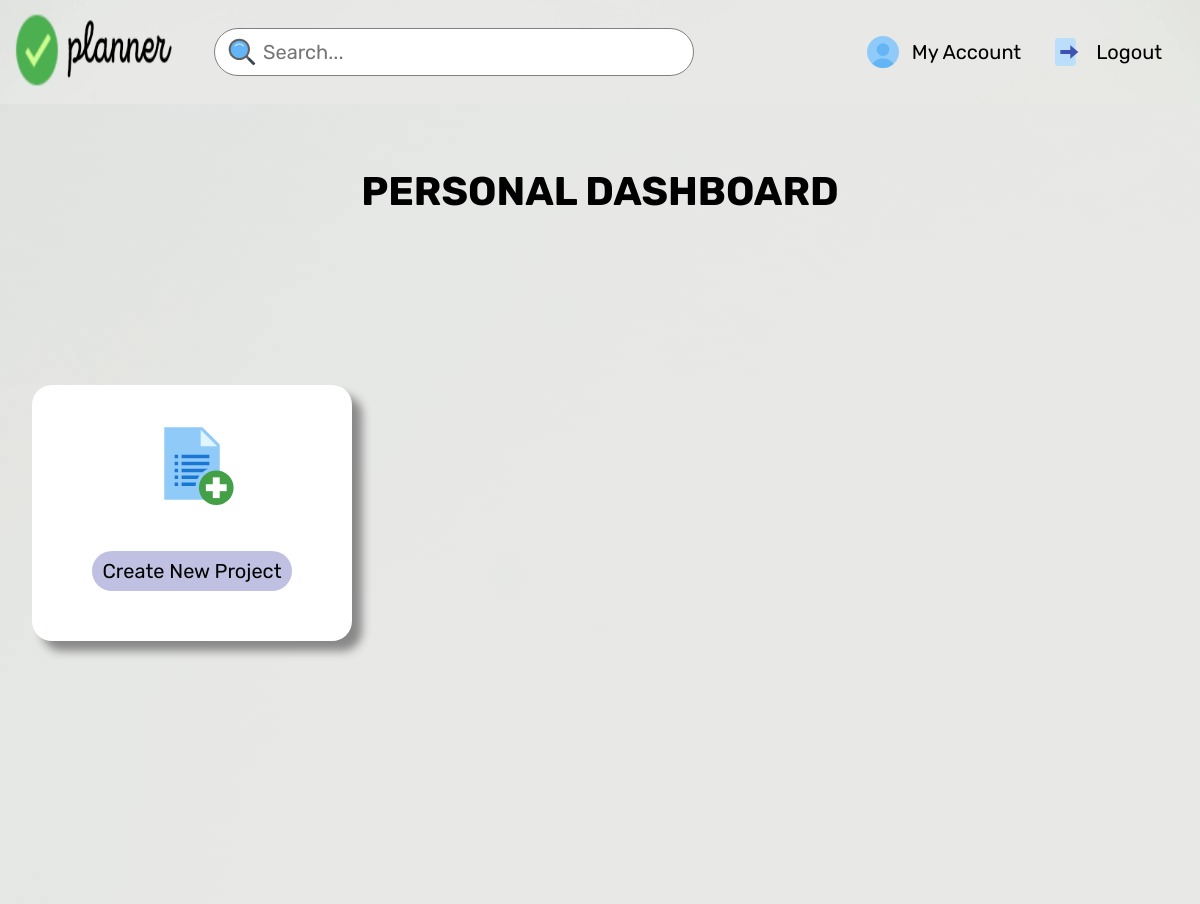
Before: /dashboard (signed in) with the older database file.
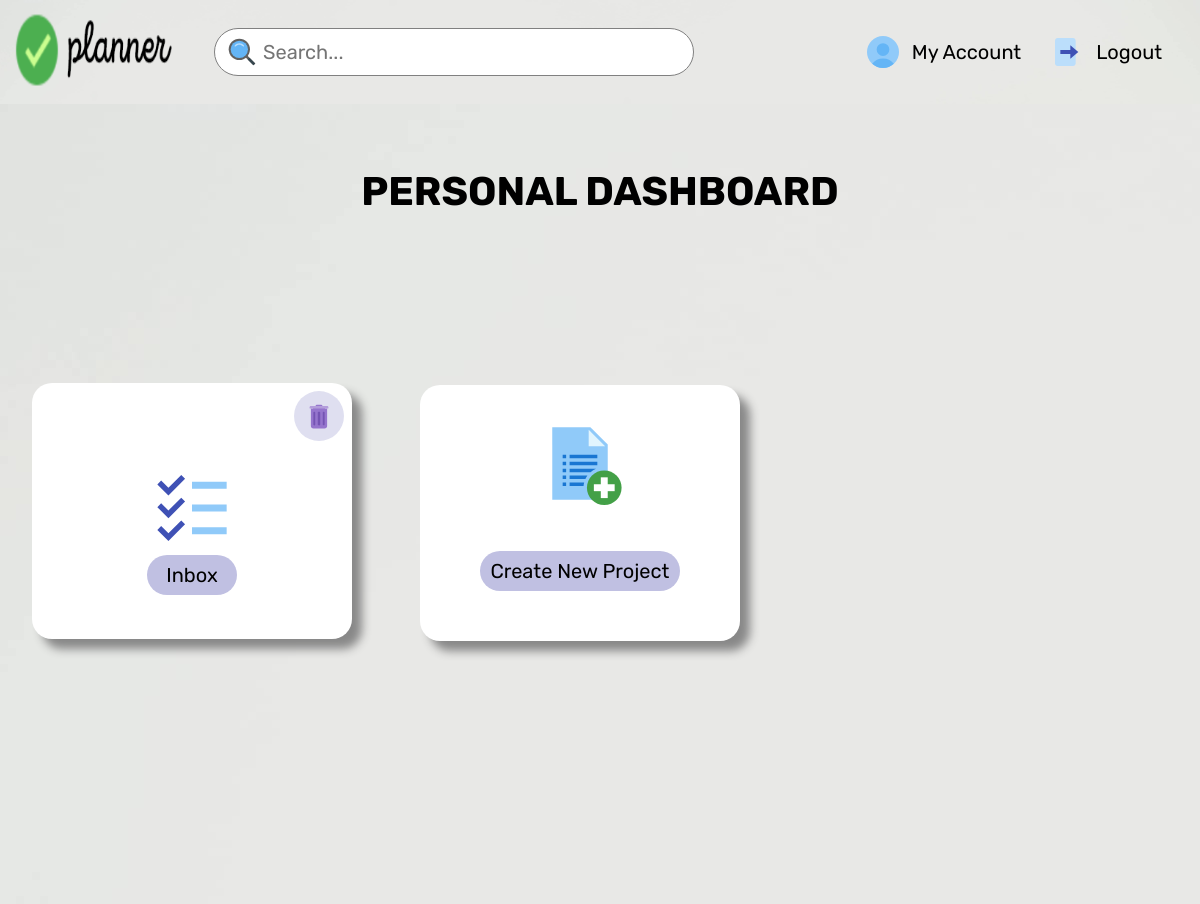
After: the same page with the newer database file.
### app/models.py (models this page shows, shortened)
class Dashboard(db.Model):
    sno=db.Column(db.Integer, primary_key=True)
    title=db.Column(db.String(200), nullable=False)
    user_id=db.Column(db.Integer, db.ForeignKey('user.id'))

### app/routes.py (the view)
@app.route('/dashboard', methods=['GET','POST'])
@login_required
def dashboard():
    if request.method=='POST':
        title=request.form['title']
        todos=Dashboard(title=title,user_id=current_user.id)
        Dashboard.add_todo(todos=todos)
        allTodo=Dashboard.query.filter(func.lower(Dashboard.user_id)==func.lower(current_user.id)).all()
        return redirect(url_for('dashboard'))
    else:
        print(current_user.email)
        allTodo=Dashboard.query.filter(func.lower(Dashboard.user_id)==func.lower(current_user.id)).all()
        return render_template('dashboard.html', allTodo=allTodo)

### app/__init__.py (called while the page is built)
@login_manager.user_loader
def load_user(user_id):
    return User.query.get(int(user_id))

### app/templates/dashboard.html (shortened to what this page needs)
{% extends 'base.html' %} {% block stylesheet %}
<link rel="stylesheet" href="/static/css/dashboard.css" />
{% endblock stylesheet %} {% block title %} Dashboard {% endblock title %}
{%block content %}
  {% block actionurl %} {{url_for('search')}} {% endblock actionurl %}
<div class="full">
  <h4>PERSONAL DASHBOARD</h4>
  <div class="box">
    <div class="box2">
      {% if found_list %}
      <li>
        <div class="modifying-icons">
          <!-- <a href="/update/{{todos.sno}}"
            ><img class="edit" src="/static/assets/icons/edit_48px.svg" alt=""
          /></a> -->
          <a href="/delete/{{todos.sno}}"
            ><img
              class="delete"
              src="/static/assets/icons/trash_48px.svg"
              alt=""
          /></a>
        </div>
        <a href="{{url_for('tasks',project=todos.title.lower())}}">
          <img src="/static/assets/icons/todo_list_48px.svg" alt="" /><br />
          <button class="today-btn">{{todos.title}}</button>
        </a>
      </li>
      {% else %} {% for todos in allTodo %}
      <li>
        <div class="modifying-icons">
          <a href="/delete/{{todos.sno}}"
            ><img
              class="delete"
              src="/static/assets/icons/trash_48px.svg"
              alt=""
          /></a>
        </div>
        <a href="{{url_for('tasks',project=todos.title.lower())}}">
          <img src="/static/assets/icons/todo_list_48px.svg" alt="" /><br />
          <button class="today-btn">{{todos.title}}</button>
        </a>
      </li>
      {% endfor %} {% endif %}
      <li class="new-project-box">
        <img src="/static/assets/icons/add_list_48px.svg" alt="" /><br />
        <button class="modal-btn">Create New Project</button>
      </li>
    </div>
  </div>
</div>
{% endblock content %}

### app/templates/base.html (shortened to what this page needs)
<!DOCTYPE html>
<html lang="en">
  <head>
    {% block header %} {% endblock header %} {% block stylesheet %} {% endblock
    stylesheet %}
    <link rel="stylesheet" href="/static/css/navbar.css" />
  </head>
  <body>
    <div class="navbar-header">
      <div class="navbar-logo">
        <a href="{{url_for('index')}}" style="text-decoration: none;">
          <img
            src="{{url_for('static',filename='/assets/icons/logo.png')}}"
            alt=""
            draggable="false"
        /></a>
      </div>
      <form action="{% block actionurl %}{% endblock actionurl %}" method="POST">
      <div class="nav-menu-container">
        <div class="nav-hide nav-searchbar">
          <img
            onclick="javascript.form.submit();"
            src="{{url_for('static',filename='/assets/icons/search_48px.svg')}}"
            alt=""
            draggable="false"
          />
          <input type="text" name="Search" id="" placeholder="Search..." />
        </div>
        </form>
        <div class="nav-hide navbar-links">
          {% block new_nav_link %} {% endblock new_nav_link %} {% if
          current_user.is_authenticated %}
          <div class="navbar-items navbar-account">
            <img
              src="{{url_for('static',filename='assets/icons/test_account_48px.svg')}}"
              alt=""
              draggable="false"
            />
            <a href="{{url_for('profile')}}">My Account</a>
          </div>
          {% endif %}  {% if current_user.is_authenticated %}
          <div class="navbar-items navbar-logout">
            <img
              src="{{url_for('static',filename='/assets/icons/exit_48px.svg')}}"
              alt=""
              draggable="false"
            />
            <a href="{{url_for('logout')}}">Logout</a>
          </div>
          {% endif %}
        </div>
      </div>
    {% block content %} {% endblock content %}
  </body>
</html>

### app/static/css/dashboard.css (style rules this page uses)
* { padding: 0; margin: 0; box-sizing: border-box; font-family: 'Rubik', sans-serif; }
body { background-image: url('/static/assets/images/dashboard_bg.jpg'); background-size: cover; height: 100vh; width: 100vw; background-position: center; position: relative; }
.box .box2 li { border: 2px; margin: -2rem 5.7rem; text-align: center; border-radius: 20px; background-color: white; display: inline-grid; margin-top: 100px; font-size: 20px; width: 20rem; height: 16rem; box-shadow: 10px 10px 10px #888888; padding-top: -10rem; transition: all 0.5s; }
.today-btn { border: none; outline: none; height: 40px; background-color: rgb(192, 192, 226); width: 90px; margin: auto; text-align: center; border-radius: 40rem; font-size: 20px; margin-bottom: 2rem; }
.modal-btn { border: none; outline: none; height: 40px; background-color: rgb(192, 192, 226); width: 200px; margin: auto; text-align: center; border-radius: 40rem; font-size: 20px; cursor: pointer; margin-top: -1rem; }
img { height: 5.2rem; width: 10rem; margin: auto; }
h4 { text-align: center; font-size: 40px; top: 4rem; position: relative; }
input { border-radius: 0.5rem; border: none; height: 25px; border: 1px solid #c5c5c5; margin-top: 50px; margin-left: 10px; width: 250px; }
@media only screen and (max-width: 1297px) { .full { background-image: url('/static/assets/images/dashboard_bg.jpg'); height: 100vh; } }
@media only screen and (max-width: 1297px) { .box .box2 li { margin: 6rem 3rem; margin-top: 170px; width: 20rem; } }
@media only screen and (max-width: 1297px) { input { margin-right: 25px; } }
@media only screen and (max-width: 1257px) { .box .box2 li { margin: 6rem 2rem; margin-top: 170px; width: 20rem; } }
@media only screen and (max-width: 1257px) { .full { background-image: url('/static/assets/images/dashboard_bg.jpg'); height: 100vh; } }
@media only screen and (max-width: 1211px) { .box .box2 li { margin: 6rem 2rem; margin-top: 170px; width: 20rem; } }
@media only screen and (max-width: 1211px) { .full { background-image: url('/static/assets/images/dashboard_bg.jpg'); height: 100vh; } }
.navbar-header { height: 10vh; display: flex; width: 98%; background: rgba(0, 0, 0, 0); justify-content: space-between; align-items: center; margin: 1%; overflow: hidden; }
.navbar-logo { align-self: center; margin-right: 2rem; }
.nav-searchbar { display: flex; align-items: center; }
.nav-searchbar input { font-size: 1.25rem; width: 40vw; height: 3rem; border: 1px solid grey; border-radius: 100px; box-shadow: none; outline: none; padding: 1rem; padding-left: 3rem; margin-right: 1rem; margin-top: auto; }
.nav-searchbar img { position: absolute; height: 2rem; padding-left: 0.6rem; margin-left: -47px; margin-top: auto; }
.navbar-links { display: flex; align-items: center; padding-right: 2.5vw; }
.nav-menu-container { display: flex; justify-content: space-between; width: 85vw; }
.navbar-items { padding-right: 2rem; display: flex; margin-left: -62px; }
.navbar-items > a { text-decoration: none; color: black; align-self: center; font-size: 1.25rem; }
.navbar-items img { height: 2rem; padding-right: 0.5rem; align-content: center; align-self: center; margin-right: -55px; }
.delete { padding: 10px; height: 50px; width: 50px; border-radius: 40px; background-color: rgba(192, 192, 226, 0.5); }
.modifying-icons { width: 20rem; display: flex; justify-content: flex-end; padding: 0.5rem; }
.new-project-box { position: relative; top: 4rem; padding: 1.5rem; }

Changed rows visible on the page:
added Dashboard: title "Inbox"
